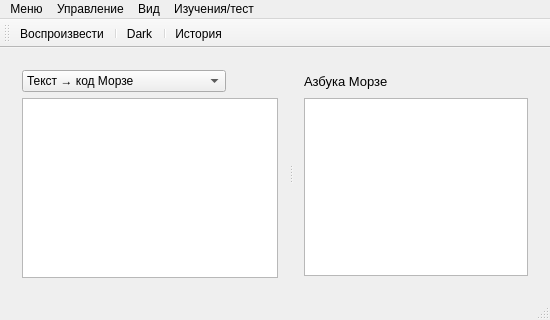
<?xml version="1.0" encoding="UTF-8"?>
<ui version="4.0">
 <class>MainWindow</class>
 <widget class="QMainWindow" name="MainWindow">
  <property name="geometry">
   <rect>
    <x>0</x>
    <y>0</y>
    <width>550</width>
    <height>320</height>
   </rect>
  </property>
  <property name="minimumSize">
   <size>
    <width>550</width>
    <height>320</height>
   </size>
  </property>
  <property name="windowTitle">
   <string>Азбука Морзе</string>
  </property>
  <property name="windowIcon">
   <iconset resource="res.qrc">
    <normaloff>:/img/logo.png</normaloff>:/img/logo.png</iconset>
  </property>
  <property name="iconSize">
   <size>
    <width>34</width>
    <height>34</height>
   </size>
  </property>
  <widget class="QWidget" name="centralWidget">
   <layout class="QGridLayout" name="gridLayout">
    <item row="0" column="0">
     <widget class="QSplitter" name="splitter">
      <property name="orientation">
       <enum>Qt::Horizontal</enum>
      </property>
      <widget class="QWidget" name="layoutWidget">
       <layout class="QVBoxLayout" name="verticalLayout_2">
        <item>
         <layout class="QHBoxLayout" name="horizontalLayout">
          <item>
           <widget class="QComboBox" name="comboBox">
            <item>
             <property name="text">
              <string>Текст → код Морзе</string>
             </property>
            </item>
            <item>
             <property name="text">
              <string>Код Морзе → английский язык</string>
             </property>
            </item>
            <item>
             <property name="text">
              <string>Код Морзе → русский язык</string>
             </property>
            </item>
           </widget>
          </item>
          <item>
           <spacer name="horizontalSpacer">
            <property name="orientation">
             <enum>Qt::Horizontal</enum>
            </property>
            <property name="sizeHint" stdset="0">
             <size>
              <width>40</width>
              <height>20</height>
             </size>
            </property>
           </spacer>
          </item>
         </layout>
        </item>
        <item>
         <widget class="QPlainTextEdit" name="textInputFields">
          <property name="minimumSize">
           <size>
            <width>256</width>
            <height>180</height>
           </size>
          </property>
          <property name="font">
           <font>
            <family>MS Shell Dlg 2</family>
            <pointsize>12</pointsize>
           </font>
          </property>
         </widget>
        </item>
       </layout>
      </widget>
      <widget class="QWidget" name="layoutWidget">
       <layout class="QVBoxLayout" name="verticalLayout">
        <item>
         <layout class="QHBoxLayout" name="horizontalLayout_2">
          <item>
           <widget class="QLabel" name="label_2">
            <property name="minimumSize">
             <size>
              <width>0</width>
              <height>22</height>
             </size>
            </property>
            <property name="font">
             <font>
              <family>MS Sans Serif</family>
              <pointsize>10</pointsize>
             </font>
            </property>
            <property name="text">
             <string>Азбука Морзе</string>
            </property>
           </widget>
          </item>
          <item>
           <spacer name="horizontalSpacer_2">
            <property name="orientation">
             <enum>Qt::Horizontal</enum>
            </property>
            <property name="sizeHint" stdset="0">
             <size>
              <width>40</width>
              <height>22</height>
             </size>
            </property>
           </spacer>
          </item>
         </layout>
        </item>
        <item>
         <widget class="QTextBrowser" name="textBrowser">
          <property name="enabled">
           <bool>true</bool>
          </property>
          <property name="font">
           <font>
            <family>MS Shell Dlg 2</family>
            <pointsize>12</pointsize>
           </font>
          </property>
         </widget>
        </item>
       </layout>
      </widget>
     </widget>
    </item>
   </layout>
  </widget>
  <widget class="QToolBar" name="mainToolBar">
   <property name="iconSize">
    <size>
     <width>24</width>
     <height>24</height>
    </size>
   </property>
   <attribute name="toolBarArea">
    <enum>TopToolBarArea</enum>
   </attribute>
   <attribute name="toolBarBreak">
    <bool>false</bool>
   </attribute>
   <addaction name="sound"/>
   <addaction name="separator"/>
   <addaction name="nightMode"/>
   <addaction name="separator"/>
   <addaction name="history"/>
  </widget>
  <widget class="QStatusBar" name="statusBar"/>
  <widget class="QMenuBar" name="menuBar">
   <property name="geometry">
    <rect>
     <x>0</x>
     <y>0</y>
     <width>550</width>
     <height>26</height>
    </rect>
   </property>
   <widget class="QMenu" name="menu">
    <property name="title">
     <string>Меню</string>
    </property>
    <addaction name="openFile"/>
    <addaction name="saveFile"/>
    <addaction name="exit"/>
   </widget>
   <widget class="QMenu" name="view">
    <property name="title">
     <string>Вид</string>
    </property>
    <widget class="QMenu" name="language">
     <property name="title">
      <string>Выбор языка</string>
     </property>
     <property name="icon">
      <iconset>
       <normaloff>img/icons8-language-100.png</normaloff>img/icons8-language-100.png</iconset>
     </property>
     <addaction name="toRussion"/>
     <addaction name="toEnglish"/>
     <addaction name="toTojik"/>
    </widget>
    <widget class="QMenu" name="Thems">
     <property name="title">
      <string>Выбор темы</string>
     </property>
     <property name="icon">
      <iconset>
       <normaloff>img/wive_icon.svg</normaloff>img/wive_icon.svg</iconset>
     </property>
     <addaction name="Fusion"/>
     <addaction name="Windows"/>
     <addaction name="WindowsXP"/>
     <addaction name="WindowVista"/>
    </widget>
    <addaction name="language"/>
    <addaction name="Thems"/>
    <addaction name="night_mode"/>
   </widget>
   <widget class="QMenu" name="control">
    <property name="title">
     <string>Управление</string>
    </property>
    <addaction name="sound"/>
    <addaction name="history_2"/>
   </widget>
   <widget class="QMenu" name="menu_5">
    <property name="title">
     <string>Изучения/тест</string>
    </property>
    <widget class="QMenu" name="menu_6">
     <property name="title">
      <string>Тест</string>
     </property>
     <addaction name="letters"/>
     <addaction name="words"/>
     <addaction name="sentences"/>
    </widget>
    <addaction name="study"/>
    <addaction name="menu_6"/>
   </widget>
   <addaction name="menu"/>
   <addaction name="control"/>
   <addaction name="view"/>
   <addaction name="menu_5"/>
  </widget>
  <action name="exit">
   <property name="icon">
    <iconset>
     <normaloff>img/Icon_close.svg</normaloff>img/Icon_close.svg</iconset>
   </property>
   <property name="text">
    <string>Выйти</string>
   </property>
   <property name="toolTip">
    <string>Выход из приложения</string>
   </property>
   <property name="font">
    <font>
     <family>MS Shell Dlg 2</family>
     <pointsize>10</pointsize>
    </font>
   </property>
   <property name="shortcut">
    <string>Ctrl+Q</string>
   </property>
  </action>
  <action name="sound">
   <property name="icon">
    <iconset resource="res.qrc">
     <normaloff>:/img/sound.png</normaloff>:/img/sound.png</iconset>
   </property>
   <property name="text">
    <string>Воспроизвести</string>
   </property>
   <property name="shortcut">
    <string>Ctrl+P</string>
   </property>
  </action>
  <action name="toRussion">
   <property name="icon">
    <iconset>
     <normaloff>img/russia-flag-icon-128.png</normaloff>img/russia-flag-icon-128.png</iconset>
   </property>
   <property name="text">
    <string>Русский язык</string>
   </property>
  </action>
  <action name="toEnglish">
   <property name="icon">
    <iconset>
     <normaloff>img/united-states-of-america-flag-icon-128.png</normaloff>img/united-states-of-america-flag-icon-128.png</iconset>
   </property>
   <property name="text">
    <string>English</string>
   </property>
  </action>
  <action name="toTojik">
   <property name="icon">
    <iconset>
     <normaloff>img/tajikistan-flag-icon-128.png</normaloff>img/tajikistan-flag-icon-128.png</iconset>
   </property>
   <property name="text">
    <string>Забони тоҷикӣ</string>
   </property>
  </action>
  <action name="openFile">
   <property name="icon">
    <iconset>
     <normaloff>img/Tilda_Icons_30_system_folder.svg</normaloff>img/Tilda_Icons_30_system_folder.svg</iconset>
   </property>
   <property name="text">
    <string>Открыть из файла</string>
   </property>
   <property name="shortcut">
    <string>Ctrl+O</string>
   </property>
  </action>
  <action name="saveFile">
   <property name="icon">
    <iconset>
     <normaloff>img/Tilda_Icons_30_system_save.svg</normaloff>img/Tilda_Icons_30_system_save.svg</iconset>
   </property>
   <property name="text">
    <string>Сохранить в файл</string>
   </property>
   <property name="shortcut">
    <string>Ctrl+S</string>
   </property>
  </action>
  <action name="Fusion">
   <property name="text">
    <string>Fusion</string>
   </property>
  </action>
  <action name="Windows">
   <property name="text">
    <string>Windows</string>
   </property>
  </action>
  <action name="WindowsXP">
   <property name="text">
    <string>Windows Xp</string>
   </property>
  </action>
  <action name="WindowVista">
   <property name="text">
    <string>Window Vista</string>
   </property>
  </action>
  <action name="letters">
   <property name="text">
    <string>Буквы</string>
   </property>
  </action>
  <action name="words">
   <property name="text">
    <string>Слова</string>
   </property>
  </action>
  <action name="sentences">
   <property name="text">
    <string>Предложения</string>
   </property>
  </action>
  <action name="nightMode">
   <property name="icon">
    <iconset resource="res.qrc">
     <normaloff>:/img/dark-mode.png</normaloff>:/img/dark-mode.png</iconset>
   </property>
   <property name="text">
    <string>Dark</string>
   </property>
  </action>
  <action name="night_mode">
   <property name="icon">
    <iconset resource="res.qrc">
     <normaloff>:/img/dark-mode.png</normaloff>:/img/dark-mode.png</iconset>
   </property>
   <property name="text">
    <string>Ночной режим</string>
   </property>
  </action>
  <action name="study">
   <property name="text">
    <string>Изучит</string>
   </property>
  </action>
  <action name="history">
   <property name="icon">
    <iconset resource="res.qrc">
     <normaloff>:/img/history.png</normaloff>:/img/history.png</iconset>
   </property>
   <property name="text">
    <string>История</string>
   </property>
   <property name="shortcut">
    <string>Ctrl+H</string>
   </property>
  </action>
  <action name="history_2">
   <property name="icon">
    <iconset resource="res.qrc">
     <normaloff>:/img/history.png</normaloff>:/img/history.png</iconset>
   </property>
   <property name="text">
    <string>История</string>
   </property>
  </action>
 </widget>
 <layoutdefault spacing="6" margin="11"/>
 <tabstops>
  <tabstop>textInputFields</tabstop>
  <tabstop>textBrowser</tabstop>
 </tabstops>
 <resources>
  <include location="res.qrc"/>
 </resources>
 <connections/>
</ui>
